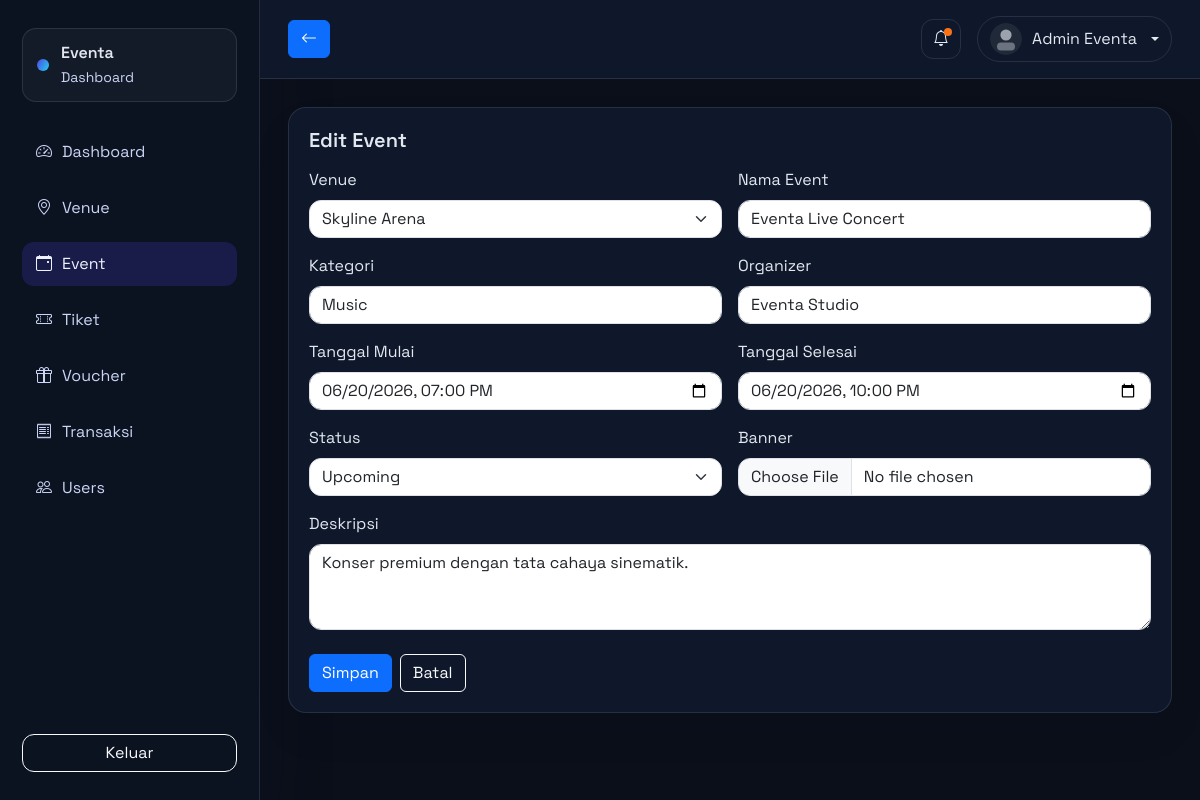
Screenshot of /admin/event_form.php?id=1 (signed in) with the database file from the repository.
### tables this page shows
CREATE TABLE event (
    id_event INT AUTO_INCREMENT PRIMARY KEY,
    id_venue INT,
    nama_event VARCHAR(150) NOT NULL,
    kategori VARCHAR(100),
    deskripsi TEXT,
    organizer VARCHAR(100),
    tanggal_mulai DATETIME,
    tanggal_selesai DATETIME,
    banner_event VARCHAR(255),
    status_event ENUM('upcoming','ongoing','finished','cancelled') DEFAULT 'upcoming',
    created_at TIMESTAMP DEFAULT CURRENT_TIMESTAMP,
    FOREIGN KEY (id_venue) REFERENCES venue(id_venue) ON DELETE CASCADE
);

CREATE TABLE venue (
    id_venue INT AUTO_INCREMENT PRIMARY KEY,
    nama_venue VARCHAR(150) NOT NULL,
    alamat TEXT,
    kota VARCHAR(100),
    kapasitas INT,
    gambar_venue VARCHAR(255),
    created_at TIMESTAMP DEFAULT CURRENT_TIMESTAMP
);

### config/helpers.php (called while the page is built, shortened)
<?php
function base_url(string $path = ''): string
{
    $url = rtrim(BASE_URL, '/') . '/' . ltrim($path, '/');
    return str_replace(' ', '%20', $url);
}
function e($value): string
{
    return htmlspecialchars((string)$value, ENT_QUOTES, 'UTF-8');
}

### admin/event_form.php (the view, shortened to what this page needs)
<?php
require_once __DIR__ . '/../components/admin_header.php';
$id = (int)($_GET['id'] ?? 0);
$event = null;
$venues = $pdo->query("SELECT id_venue, nama_venue FROM venue ORDER BY nama_venue ASC")->fetchAll();
if ($id > 0) {
    $stmt = $pdo->prepare("SELECT * FROM event WHERE id_event = :id");
    $stmt->execute(['id' => $id]);
    $event = $stmt->fetch();
}
?>
<div class="card-glass">
  <h5 class="fw-semibold mb-3"><?php echo $id > 0 ? 'Edit Event' : 'Tambah Event'; ?></h5>
  <form method="post" enctype="multipart/form-data">
    <div class="row g-3">
      <div class="col-md-6">
        <label class="form-label">Venue</label>
        <select class="form-select" name="id_venue">
          <?php foreach ($venues as $venue): ?>
            <option value="<?php echo $venue['id_venue']; ?>" <?php echo ($event && $event['id_venue'] == $venue['id_venue']) ? 'selected' : ''; ?>><?php echo e($venue['nama_venue']); ?></option>
          <?php endforeach; ?>
        </select>
      </div>
      <div class="col-md-6">
        <label class="form-label">Nama Event</label>
        <input type="text" class="form-control" name="nama_event" value="<?php echo e($event['nama_event'] ?? ''); ?>" required>
      </div>
      <div class="col-md-6">
        <label class="form-label">Kategori</label>
        <input type="text" class="form-control" name="kategori" value="<?php echo e($event['kategori'] ?? ''); ?>">
      </div>
      <div class="col-md-6">
        <label class="form-label">Organizer</label>
        <input type="text" class="form-control" name="organizer" value="<?php echo e($event['organizer'] ?? ''); ?>">
      </div>
      <div class="col-md-6">
        <label class="form-label">Tanggal Mulai</label>
        <input type="datetime-local" class="form-control" name="tanggal_mulai" value="<?php echo e(isset($event['tanggal_mulai']) ? date('Y-m-d\TH:i', strtotime($event['tanggal_mulai'])) : ''); ?>">
      </div>
      <div class="col-md-6">
        <label class="form-label">Tanggal Selesai</label>
        <input type="datetime-local" class="form-control" name="tanggal_selesai" value="<?php echo e(isset($event['tanggal_selesai']) ? date('Y-m-d\TH:i', strtotime($event['tanggal_selesai'])) : ''); ?>">
      </div>
      <div class="col-md-6">
        <label class="form-label">Status</label>
        <select class="form-select" name="status_event">
          <?php
            $statusList = ['upcoming','ongoing','finished','cancelled'];
            $current = $event['status_event'] ?? 'upcoming';
            foreach ($statusList as $statusOption):
          ?>
            <option value="<?php echo $statusOption; ?>" <?php echo $current === $statusOption ? 'selected' : ''; ?>><?php echo ucfirst($statusOption); ?></option>
          <?php endforeach; ?>
        </select>
      </div>
      <div class="col-md-6">
        <label class="form-label">Banner</label>
        <input type="file" class="form-control" name="banner_event" accept="image/*">
      </div>
      <div class="col-12">
        <label class="form-label">Deskripsi</label>
        <textarea class="form-control" name="deskripsi" rows="3"><?php echo e($event['deskripsi'] ?? ''); ?></textarea>
      </div>
    </div>
    <div class="mt-4 d-flex gap-2">
      <button class="btn btn-primary" type="submit">Simpan</button>
      <a class="btn btn-outline-light" href="<?php echo base_url('admin/events.php'); ?>">Batal</a>
    </div>
  </form>
</div>
<?php require_once __DIR__ . '/../components/admin_footer.php'; ?>

### assets/css/dashboard.css (style rules this page uses)
:root { --dash-bg: #0b0f1a; --dash-card: #101827; --dash-border: rgba(148, 163, 184, 0.18); --dash-text: #e2e8f0; --dash-muted: #94a3b8; --dash-primary: #4f46e5; --dash-accent: #22d3ee; }
.dashboard-body { font-family: "Space Grotesk", "Sora", system-ui, sans-serif; background: #f5f7fb; color: #1f2937; }
.dashboard-body.admin-theme { background: var(--dash-bg); color: var(--dash-text); }
.card-glass { background: white; border: 1px solid var(--dash-border); border-radius: 18px; padding: 20px; box-shadow: 0 20px 40px rgba(15, 23, 42, 0.06); }
.dashboard-body.admin-theme .card-glass { background: #0f172a; color: var(--dash-text); }
.form-control, .form-select { border-radius: 12px; }

### rows the page displays
event: id_venue "Skyline Arena", nama_event "Eventa Live Concert", kategori "Music", organizer "Eventa Studio", tanggal_mulai "06/20/2026 19:00", tanggal_selesai "06/20/2026 22:00", status_event "Upcoming", deskripsi "Konser premium dengan tata cahaya sinematik."

### other values shown
$user['nama'] "Admin Eventa"
